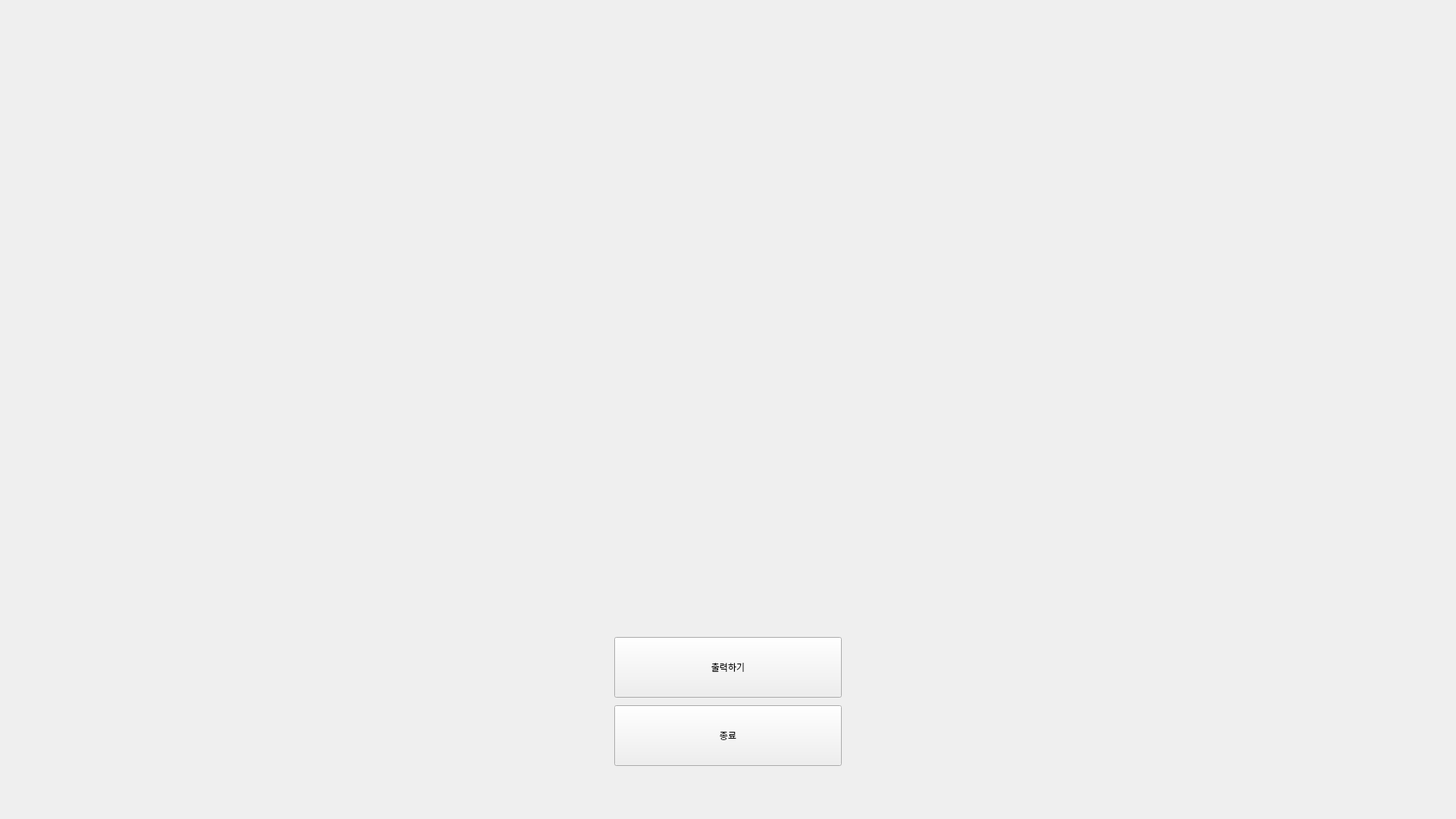
<?xml version="1.0" encoding="UTF-8"?>
<ui version="4.0">
 <class>QRWindow</class>
 <widget class="QMainWindow" name="QRWindow">
  <property name="geometry">
   <rect>
    <x>0</x>
    <y>0</y>
    <width>1920</width>
    <height>1080</height>
   </rect>
  </property>

  <widget class="QWidget" name="centralwidget">

   <!-- 배경 -->
   <widget class="QLabel" name="background_label">
    <property name="geometry">
     <rect>
      <x>0</x>
      <y>0</y>
      <width>1920</width>
      <height>1080</height>
     </rect>
    </property>
    <property name="pixmap">
     <pixmap>../pages_img_2025/슬라이드11.png</pixmap>
    </property>
   </widget>

   <!-- QR 코드 전용 -->
   <widget class="QLabel" name="qr_label">
    <property name="geometry">
     <rect>
      <x>660</x>
      <y>220</y>
      <width>600</width>
      <height>600</height>
     </rect>
    </property>
    <property name="text">
     <string/>
    </property>
   </widget>

   <!-- 출력 버튼 -->
   <widget class="QPushButton" name="print_button">
    <property name="geometry">
     <rect>
      <x>810</x>
      <y>840</y>
      <width>300</width>
      <height>80</height>
     </rect>
    </property>
    <property name="text">
     <string>출력하기</string>
    </property>
   </widget>

   <!-- 종료 버튼 -->
   <widget class="QPushButton" name="exit_button">
    <property name="geometry">
     <rect>
      <x>810</x>
      <y>930</y>
      <width>300</width>
      <height>80</height>
     </rect>
    </property>
    <property name="text">
     <string>종료</string>
    </property>
   </widget>

  </widget>
 </widget>
</ui>
